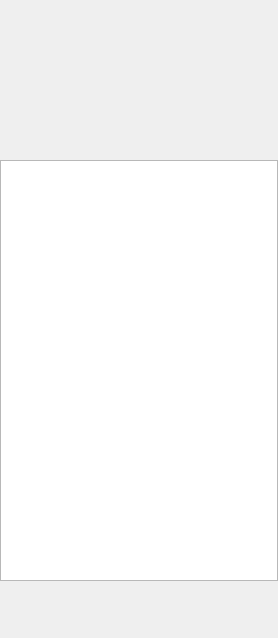
<?xml version="1.0" encoding="UTF-8"?>
<ui version="4.0">
 <class>Widget</class>
 <widget class="QWidget" name="Widget">
  <property name="geometry">
   <rect>
    <x>0</x>
    <y>0</y>
    <width>278</width>
    <height>638</height>
   </rect>
  </property>
  <property name="minimumSize">
   <size>
    <width>278</width>
    <height>638</height>
   </size>
  </property>
  <property name="maximumSize">
   <size>
    <width>278</width>
    <height>638</height>
   </size>
  </property>
  <property name="windowTitle">
   <string>Widget</string>
  </property>
  <widget class="QLabel" name="footer">
   <property name="geometry">
    <rect>
     <x>0</x>
     <y>580</y>
     <width>278</width>
     <height>60</height>
    </rect>
   </property>
   <property name="text">
    <string/>
   </property>
  </widget>
  <widget class="QListWidget" name="listItem">
   <property name="geometry">
    <rect>
     <x>0</x>
     <y>160</y>
     <width>278</width>
     <height>421</height>
    </rect>
   </property>
  </widget>
 </widget>
 <layoutdefault spacing="6" margin="11"/>
 <resources/>
 <connections/>
</ui>
